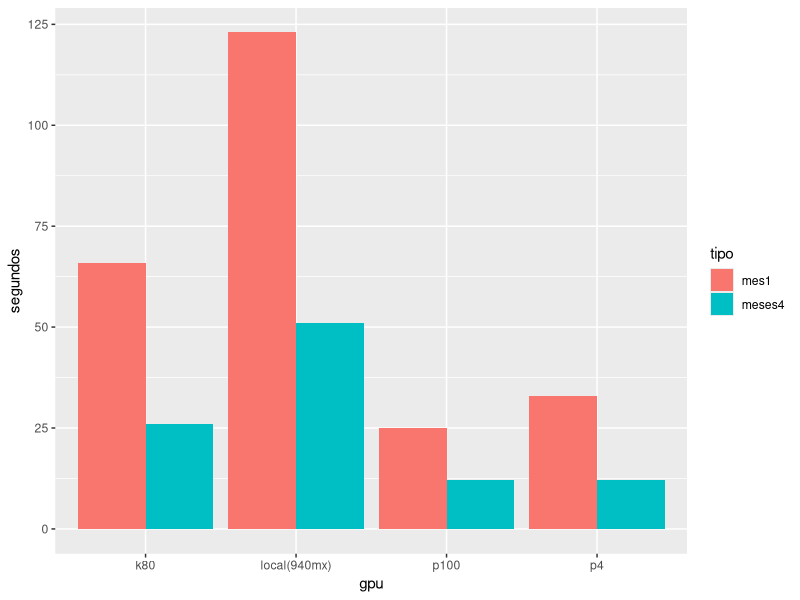

The R script that drew this image:
library(ggplot2)
library(tidyr)

gpu <- c('local(940mx)', 'k80', 'p100', 'p4')
mes1 <- c(123,66,25,33)
meses4 <- c(51,26,12,12)

df <- data.frame(gpu, mes1, meses4)
df$gpu <- as.factor(df$gpu)

df <-
	df %>%
	gather(key = tipo, value = segundos, -gpu)

ggplot(data=df, aes(x=gpu, y=segundos, fill=tipo)) +
		geom_bar(stat = "identity", position=position_dodge())